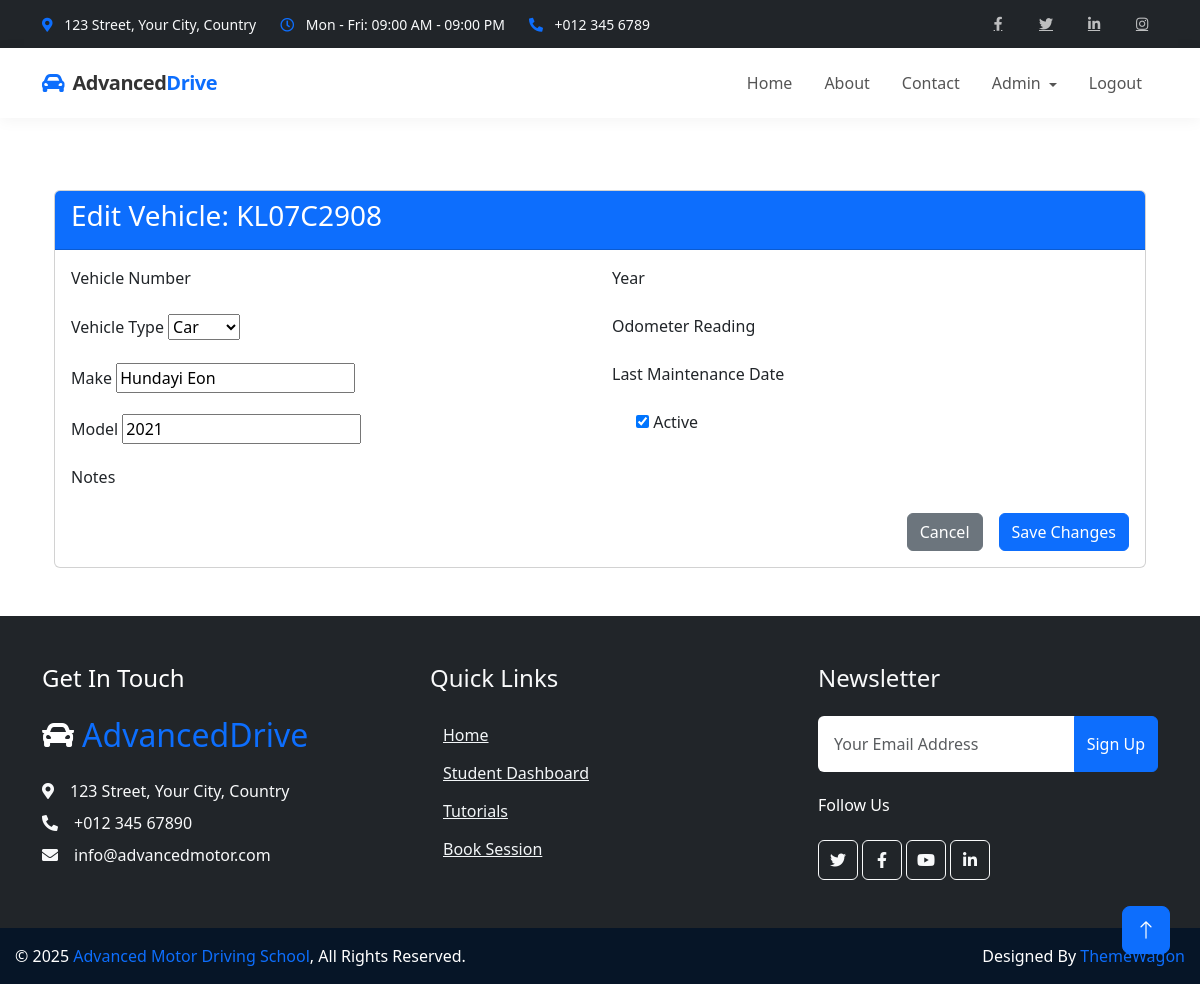
The page /vehicle/1/update/ (signed in) on the database its author committed.
### vehicles/models.py (models this page shows, shortened)
class Vehicle(models.Model):
    VEHICLE_TYPES = (
        ('CAR', 'Car'),
        ('SCOOTY', 'Scooty'),
        ('OTHER', 'Other')
    )
    vehicle_number = models.CharField(max_length=20, unique=True)
    make = models.CharField(max_length=50)
    model = models.CharField(max_length=100)
    vehicle_type = models.CharField(max_length=10, choices=VEHICLE_TYPES)
    purchased_year = models.PositiveIntegerField()
    registration_expiry = models.DateField(null=True, blank=True)
    insurance_expiry = models.DateField(null=True, blank=True)
    seating_capacity = models.PositiveIntegerField(default=2)
    last_service_date = models.DateField(null=True, blank=True)
    next_service_due = models.DateField(null=True, blank=True)
    odometer_reading = models.PositiveIntegerField(default=0)
    is_active = models.BooleanField(default=True)
    created_at = models.DateTimeField(auto_now_add=True)
    updated_at = models.DateTimeField(auto_now=True)

### vehicles/views.py (the view)
# urls.py: path('<int:vehicle_id>/update/', views.vehicle_update, name='vehicle_update'),
@login_required
def vehicle_update(request, vehicle_id):
    vehicle = get_object_or_404(Vehicle, id=vehicle_id)
    if request.method == 'POST':
        form = VehicleForm(request.POST, instance=vehicle)
        if form.is_valid():
            form.save()
            messages.success(request, f'Vehicle {vehicle.vehicle_number} has been updated.')
            return redirect('vehicle_detail', vehicle_id=vehicle.id)
    else:
        form = VehicleForm(instance=vehicle)
    return render(request, 'vehicles/vehicle_form.html', {
        'form': form,
        'vehicle': vehicle,
        'title': f'Edit Vehicle: {vehicle.vehicle_number}',
        'button_text': 'Save Changes'
    })

### vehicles/forms.py
class VehicleForm(forms.ModelForm):
    class Meta:
        model = Vehicle
        fields = [
            'vehicle_number', 'make', 'model', 'vehicle_type', 'purchased_year',
            'registration_expiry', 'insurance_expiry', 'seating_capacity',
            'is_active'  # ✅ Removed 'currently_assigned'
        ]
        widgets = {
            'registration_expiry': forms.DateInput(attrs={'type': 'date'}),
            'insurance_expiry': forms.DateInput(attrs={'type': 'date'})
        }

### admins/templatetags/form_filters.py (called while the page is built)
@register.filter(name='addclass')
def addclass(field, css_class):
    if hasattr(field, 'widget'):
        return field.as_widget(attrs={"class": css_class})
    return field  # Return unchanged if not a form field

### vehicles/templates/vehicles/vehicle_form.html (shortened to what this page needs)
{% extends "base.html" %}
{% load form_filters %}
{% block content %}
<div class="container mt-4">
    <div class="card">
        <div class="card-header bg-primary text-white">
            <h3>{{ title }}</h3>
        </div>
        <div class="card-body">
            <form method="post">
                <div class="row">
                    <div class="col-md-6">
                        <div class="mb-3">
                            <label for="{{ form.vehicle_number.id_for_label }}" class="form-label">Vehicle Number</label>
                        </div>
                        <div class="mb-3">
                            <label for="{{ form.vehicle_type.id_for_label }}" class="form-label">Vehicle Type</label>
                            {{ form.vehicle_type|addclass:"form-control" }}
                        </div>
                        <div class="mb-3">
                            <label for="{{ form.make.id_for_label }}" class="form-label">Make</label>
                            {{ form.make|addclass:"form-control" }}
                        </div>
                        <div class="mb-3">
                            <label for="{{ form.model.id_for_label }}" class="form-label">Model</label>
                            {{ form.model|addclass:"form-control" }}
                        </div>
                    </div>
                    <div class="col-md-6">
                        <div class="mb-3">
                            <label for="{{ form.year.id_for_label }}" class="form-label">Year</label>
                        </div>
                        <div class="mb-3">
                            <label for="{{ form.odometer_reading.id_for_label }}" class="form-label">Odometer Reading</label>
                        </div>
                        <div class="mb-3">
                            <label for="{{ form.last_maintenance_date.id_for_label }}" class="form-label">Last Maintenance Date</label>
                        </div>
                        <div class="mb-3 form-check">
                            {{ form.is_active|addclass:"form-check-input" }}
                            <label for="{{ form.is_active.id_for_label }}" class="form-check-label">Active</label>
                        </div>
                    </div>
                </div>
                <div class="mb-3">
                    <label for="{{ form.notes.id_for_label }}" class="form-label">Notes</label>
                </div>
                <div class="d-grid gap-2 d-md-flex justify-content-md-end">
                    <a href="{% url 'vehicle_list' %}" class="btn btn-secondary me-md-2">Cancel</a>
                    <button type="submit" class="btn btn-primary">{{ button_text }}</button>
                </div>
            </form>
        </div>
    </div>
</div>
{% endblock %}

### static/css/style.css (style rules this page uses)
:root { --primary: #F3BD00; --secondary: #757575; --light: #F3F6F8; --dark: #0C2B4B; }
.btn { font-weight: 500; transition: .5s; }
.btn.btn-primary, .btn.btn-outline-primary:hover { color: #FFFFFF; }

### templates/base.html (style rules this page uses)
html, body { height: 100%; margin: 0; padding: 0; display: flex; flex-direction: column; }

### rows shown on the page
Vehicle: vehicle_type "Car", make "Hundayi Eon", model "2021", is_active "☑"

### other values the page prints
{{ title }} "Edit Vehicle: KL07C2908"
{{ button_text }} "Save Changes"
